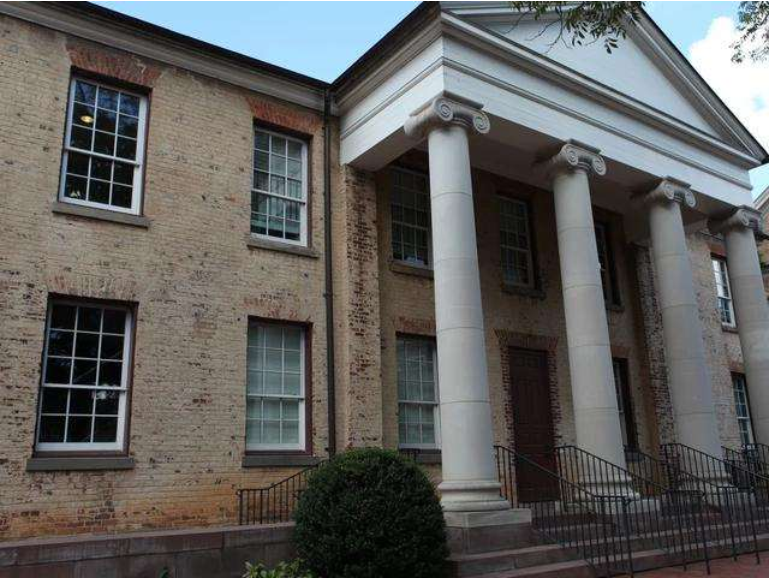
#> input picture Images/pic_test_1.png, 769 x 578 px
$ python kimi_orb.py
#> lines starting #> are read from the running program, lines starting #| are printed output that depends on the picture
import cv2
import numpy as np

def fast_keypoint_detection(image, threshold=50, radius=3, circle_size=16):
    height, width = image.shape
    keypoints = []
    circle = np.zeros((circle_size, circle_size), dtype=np.uint8)
    center = (circle_size // 2, circle_size // 2)
    cv2.circle(circle, center, radius, 1, -1)

    for y in range(radius, height - radius):
        for x in range(radius, width - radius):
            center_pixel = image[y, x]
            y_start = y - radius
            y_end = y + radius + 1
            x_start = x - radius
            x_end = x + radius + 1
            if y_start < 0:
                y_start = 0
            if y_end > height:
                y_end = height
            if x_start < 0:
                x_start = 0
            if x_end > width:
                x_end = width
            circle_pixels = image[y_start:y_end, x_start:x_end]
            if circle_pixels.shape!= (circle_size, circle_size):
                temp = np.zeros((circle_size, circle_size), dtype=image.dtype)
                temp[:circle_pixels.shape[0], :circle_pixels.shape[1]] = circle_pixels
                circle_pixels = temp
            circle_masked = circle * circle_pixels
            diffs = np.abs(circle_masked - center_pixel)
            # 增加超过阈值的像素数量要求
            is_keypoint = np.sum(diffs > threshold) >= 15
            if is_keypoint:
                keypoints.append((x, y))
    return keypoints

# 读取图像并转换为灰度图
image = cv2.imread('Images/pic_test_1.png', 0)
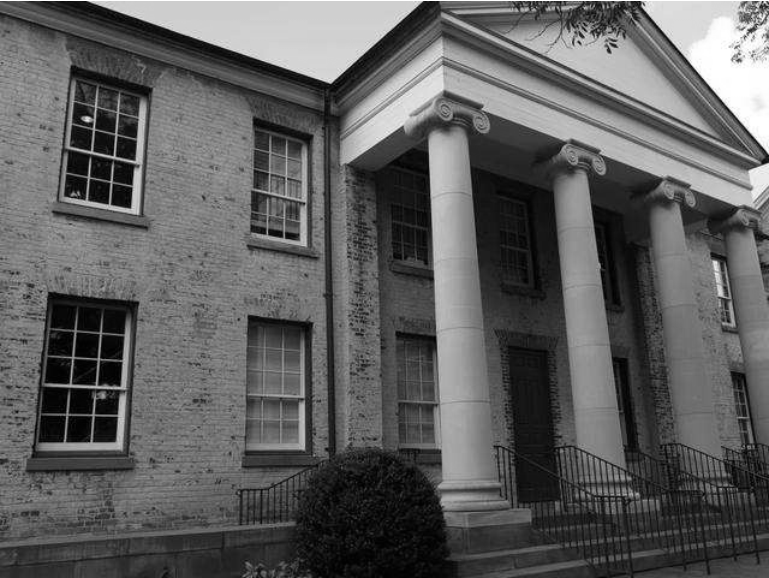
#> image: shape (578, 769); min 0, max 255, mean 93.7

# 进行 FAST 关键点检测
keypoints = fast_keypoint_detection(image)
#> after the loop in fast_keypoint_detection, `for y in range(radius, height - radius):`: keypoints = 414677 items
#> keypoints = 414677 items

# 在图像上绘制关键点
for keypoint in keypoints:
    cv2.circle(image, keypoint, 3, 255, -1)
#> this loop made 414677 passes
#> keypoint on passes 1 to 3: (3, 3), (4, 3), (5, 3)
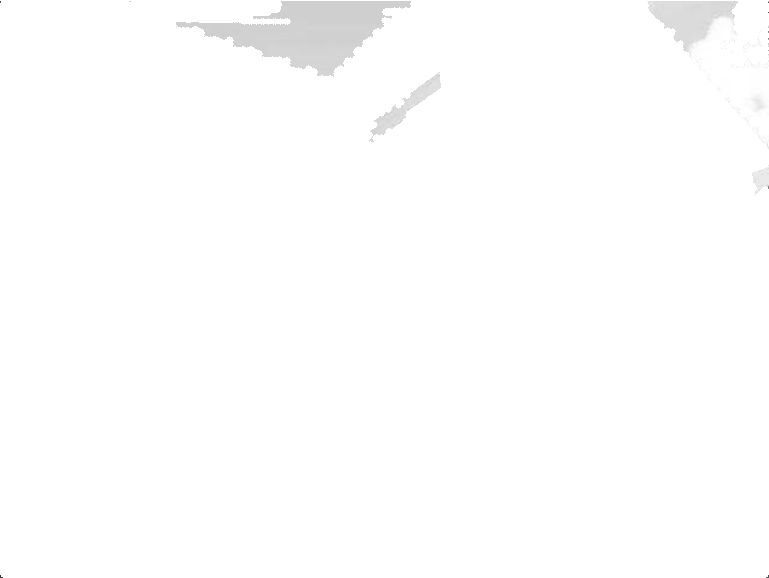
#> image: shape (578, 769); min 48, max 255, mean 253.8

# 显示结果图像
cv2.imshow('FAST Keypoints', image)
cv2.waitKey(0)
cv2.destroyAllWindows()

$ run again, with Images/pic_test_2.png copied over Images/pic_test_1.png
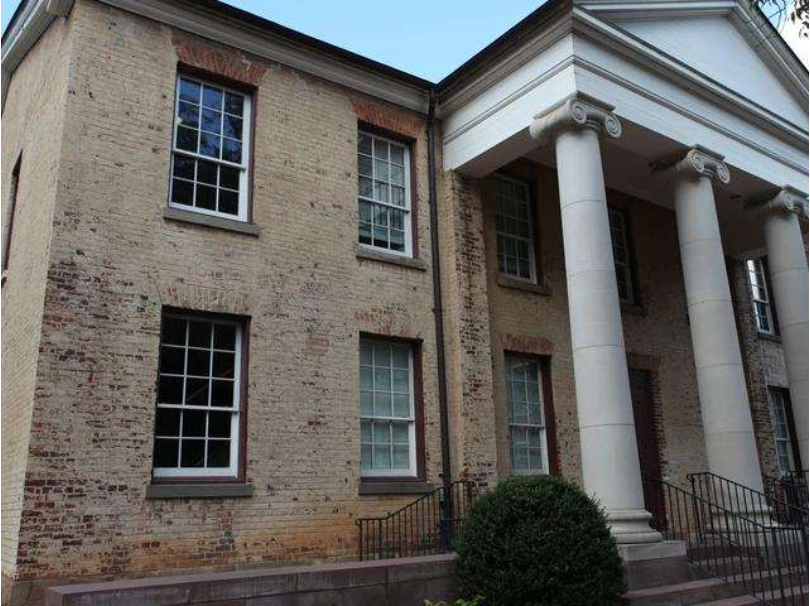
#> input picture Images/pic_test_2.png, 810 x 606 px
#> `image = cv2.imread('Images/pic_test_1.png', 0)`:
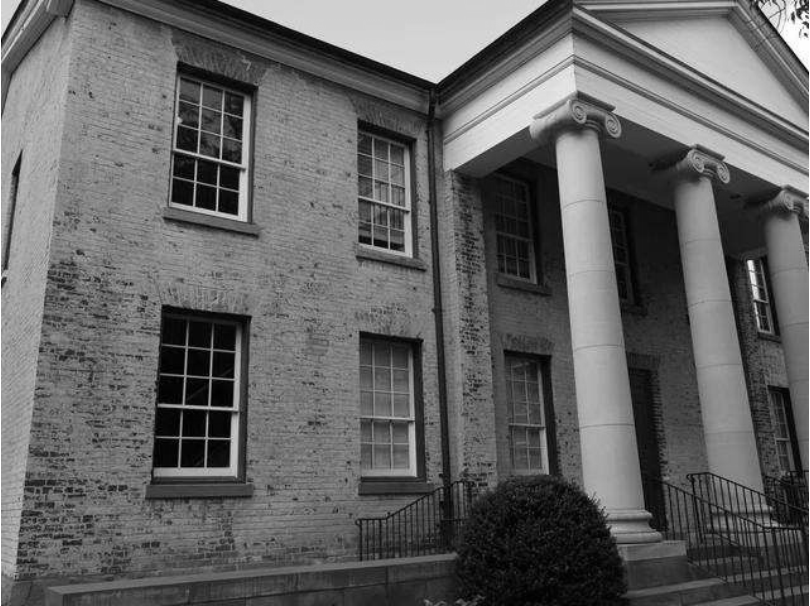
#> image: shape (606, 810); min 0, max 255, mean 98.3
#> after the loop in fast_keypoint_detection, `for y in range(radius, height - radius):`: keypoints = 464629 items
#> the loop `for keypoint in keypoints:` made 464629 passes
#> keypoint on passes 1 to 3: (13, 3), (15, 3), (18, 3)
#> after the loop `for keypoint in keypoints:`:
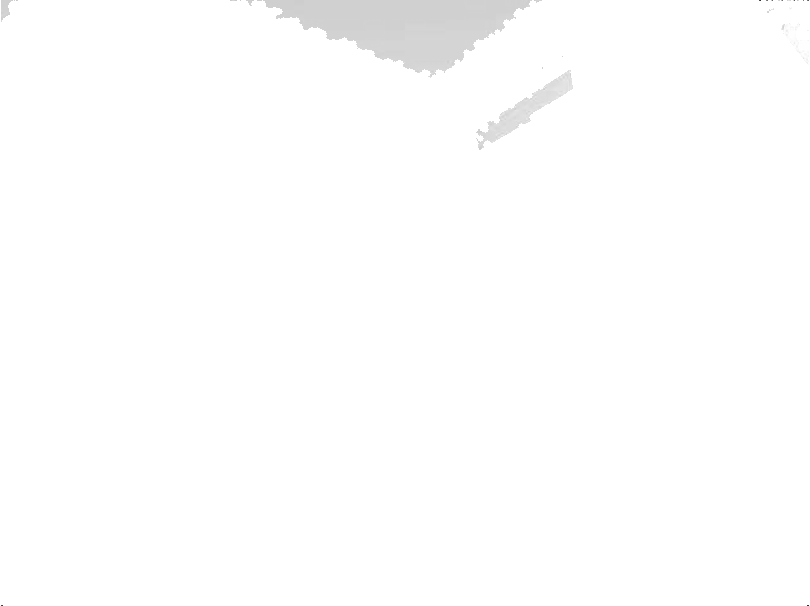
#> image: shape (606, 810); min 50, max 255, mean 253.8
